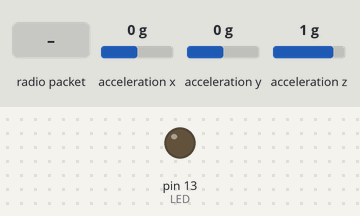
A sketch run on a simulated Arduino Uno, built with avr-gcc and run on an emulated ATmega328P. Shown: output pins drawn as LEDs (lit = HIGH). Inputs (shaded band) come from the test bench; at power-on: acceleration x 0 g, acceleration y 0 g, acceleration z 1 g. No radio packets arrive unless stated; pins used as bus, display or sensor lines are not drawn; what the sketch prints to the serial monitor is not drawn.

Above: at 1.3 s.
1.4 s: radio packet "1" arrives
Timing chart, 0 to 4.4 s (numbered marks = the images above; inputs shaded):
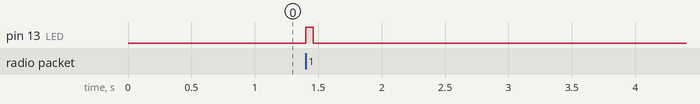

Measured:
- after the input at 1.4 s, pin 13 (LED): LOW → HIGH at once, → LOW 0.06 s later

The sketch:

RF95_Data_Log_Rx.ino
```cpp
#include <SPI.h>
#include <RH_RF95.h>
#include <SparkFun_ADXL345.h>

#define RFM95_CS 4
#define RFM95_RST 2
#define RFM95_INT 3

/*****SD Card Record Vars******/
bool is_recording = false;
// Record time in ms
long int record_time = 2000;
long int current_time = 0;
long int start_time = 0;

/**********ADXL Vars***********/
// For SPI communication
ADXL345 adxl = ADXL345(5);

/***********LoRa Vars**********/
bool create_radio = true;
bool init_flag = true;
// Change to 434.0 or other frequency, must match RX's freq!
#define RF95_FREQ 915.0
// Singleton instance of the radio driver
RH_RF95 rf95(RFM95_CS, RFM95_INT);

// Blink on receipt
#define LED 13

void setup()
{
  /********LoRa Setup*********/
  pinMode(LED, OUTPUT);
  pinMode(RFM95_RST, OUTPUT);
  digitalWrite(RFM95_RST, HIGH);

  while (!Serial);
  Serial.begin(9600);
  delay(100);

  // manual reset
  digitalWrite(RFM95_RST, LOW);
  delay(10);
  digitalWrite(RFM95_RST, HIGH);
  delay(10);

  while (!rf95.init()) {
    Serial.println("LoRa radio init failed");
    while (1);
  }
  Serial.println("LoRa radio initialized");

  // Defaults after init are 434.0MHz, modulation GFSK_Rb250Fd250, +13dbM
  if (!rf95.setFrequency(RF95_FREQ)) {
    Serial.println("setFrequency failed");
    while (1);
  }
  Serial.print("Set Freq to: "); Serial.println(RF95_FREQ);

  /********ADXL Setup********/
  adxl.powerOn();
  // Set g range, {2, 4, 8, 16}
  adxl.setRangeSetting(16);
  // Set for 4-wire SPI
  adxl.setSpiBit(0);
  ////////////////////
  adxl.setActivityXYZ(1, 0, 0);       // Set to activate movement detection in the axes "adxl.setActivityXYZ(X, Y, Z);" (1 == ON, 0 == OFF)
  adxl.setActivityThreshold(75);      // 62.5mg per increment   // Set activity   // Inactivity thresholds (0-255)

  adxl.setInactivityXYZ(1, 0, 0);     // Set to detect inactivity in all the axes "adxl.setInactivityXYZ(X, Y, Z);" (1 == ON, 0 == OFF)
  adxl.setInactivityThreshold(75);    // 62.5mg per increment   // Set inactivity // Inactivity thresholds (0-255)
  adxl.setTimeInactivity(10);         // How many seconds of no activity is inactive?

  adxl.setTapDetectionOnXYZ(0, 0, 1); // Detect taps in the directions turned ON "adxl.setTapDetectionOnX(X, Y, Z);" (1 == ON, 0 == OFF)

  // Set values for what is considered a TAP and what is a DOUBLE TAP (0-255)
  adxl.setTapThreshold(50);           // 62.5 mg per increment
  adxl.setTapDuration(15);            // 625 μs per increment
  adxl.setDoubleTapLatency(80);       // 1.25 ms per increment
  adxl.setDoubleTapWindow(200);       // 1.25 ms per increment

  // Set values for what is considered FREE FALL (0-255)
  adxl.setFreeFallThreshold(7);       // (5 - 9) recommended - 62.5mg per increment
  adxl.setFreeFallDuration(30);       // (20 - 70) recommended - 5ms per increment

  // Setting all interupts to take place on INT1 pin
  //adxl.setImportantInterruptMapping(1, 1, 1, 1, 1);     // Sets "adxl.setEveryInterruptMapping(single tap, double tap, free fall, activity, inactivity);"
                                                        // Accepts only 1 or 2 values for pins INT1 and INT2. This chooses the pin on the ADXL345 to use for Interrupts.
                                                        // This library may have a problem using INT2 pin. Default to INT1 pin.

  // Turn on Interrupts for each mode (1 == ON, 0 == OFF)
  adxl.InactivityINT(1);
  adxl.ActivityINT(1);
  adxl.FreeFallINT(1);
  adxl.doubleTapINT(1);
  adxl.singleTapINT(1);
}

void loop(){
  // LoRa Section, wait for record signal
  while(!is_recording){
      if(rf95.available()){
      // Should be a message for us now
      uint8_t buf[RH_RF95_MAX_MESSAGE_LEN];
      uint8_t len = sizeof(buf);

      if (rf95.recv(buf, &len)){
        digitalWrite(LED, HIGH);
        RH_RF95::printBuffer("Received: ", buf, len);
        if(atoi((char*)buf) == 1){
          Serial.println("Recording!");
          is_recording = true;
          uint8_t data[] = "Now recording...";
          // Send a reply
          rf95.send(data, sizeof(data));
          rf95.waitPacketSent();
          Serial.println("Sent a reply");
          digitalWrite(LED, LOW);
          start_time = millis();
        }
      }
    }
  }

  if(is_recording && ((millis() - start_time) < record_time)){
    int x, y, z;
    // Reading the accel data
    adxl.readAccel(&x, &y, &z);
    Serial.println(z);
  }
//  current_time = millis();
//  else if(rf95.available())
//  {
//    // Should be a message for us now
//    uint8_t buf[RH_RF95_MAX_MESSAGE_LEN];
//    uint8_t len = sizeof(buf);
//
//    if (rf95.recv(buf, &len))
//    {
//      digitalWrite(LED, HIGH);
//      RH_RF95::printBuffer("Received: ", buf, len);
//      if(atoi((char*)buf) == 1){
//        Serial.println("Recording!");
//        is_recording = true;
//        uint8_t data[] = "Now recording...";
//        // Send a reply
//        rf95.send(data, sizeof(data));
//        rf95.waitPacketSent();
//        Serial.println("Sent a reply");
//        digitalWrite(LED, LOW);
//      }
//      else{
//        uint8_t data[] = "Not recording...";
//        // Send a reply
//        rf95.send(data, sizeof(data));
//        rf95.waitPacketSent();
//        Serial.println("Sent a reply");
//        digitalWrite(LED, LOW);
//      }
////      Serial.println("Got: ");
////      Serial.println(atoi((char*)buf));
////      Serial.println(atoi((char*)buf) == 1);
////       Serial.print("RSSI: ");
////      Serial.println(rf95.lastRssi(), DEC);
//
//    }
//    else
//    {
//      Serial.println("Receive failed");
//    }
//  }
}
```
